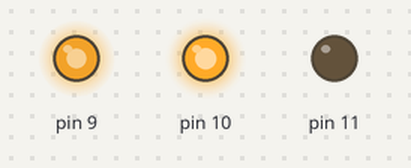
The sketch below on a simulated Arduino Uno, built with avr-gcc and run on an emulated ATmega328P. Parts: output pins drawn as LEDs (lit = HIGH).

Above: at 0.05 s.
At 3.95 s:
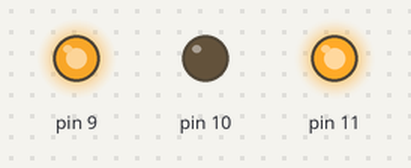
Timing chart, 0 to 5.2 s (numbered marks = the images above):
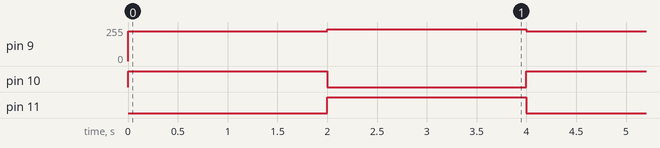

Measured:
- by itself, pin 9: alternates 240/255 for 2.0 s and 225/255 for 2.0 s
- by itself, pin 10, pin 11: alternates HIGH for 2.0 s and LOW for 2.0 s

The sketch:

Motor_sheild.ino
```cpp
void setup()
{
  pinMode (9, OUTPUT);
  pinMode (10, OUTPUT);
  pinMode(11, OUTPUT);
}
void loop()
{
  analogWrite (9, 225);
  digitalWrite (10, HIGH);
  digitalWrite (11, LOW);
  delay(2000);
  analogWrite (9, 240);
  digitalWrite (11, HIGH);
  digitalWrite (10, LOW);
  delay(2000);
}
```
